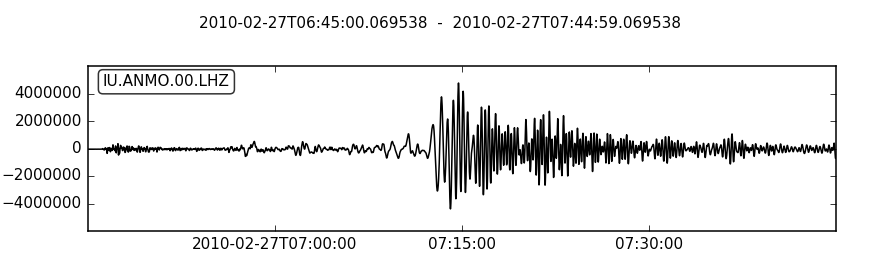

Recreate this plot in Python.
from obspy import UTCDateTime
from obspy.clients.fdsn import Client
client = Client()
t = UTCDateTime("2010-02-27T06:45:00.000")
st = client.get_waveforms("IU", "ANMO", "00", "LHZ", t, t + 60 * 60)
st.plot()
